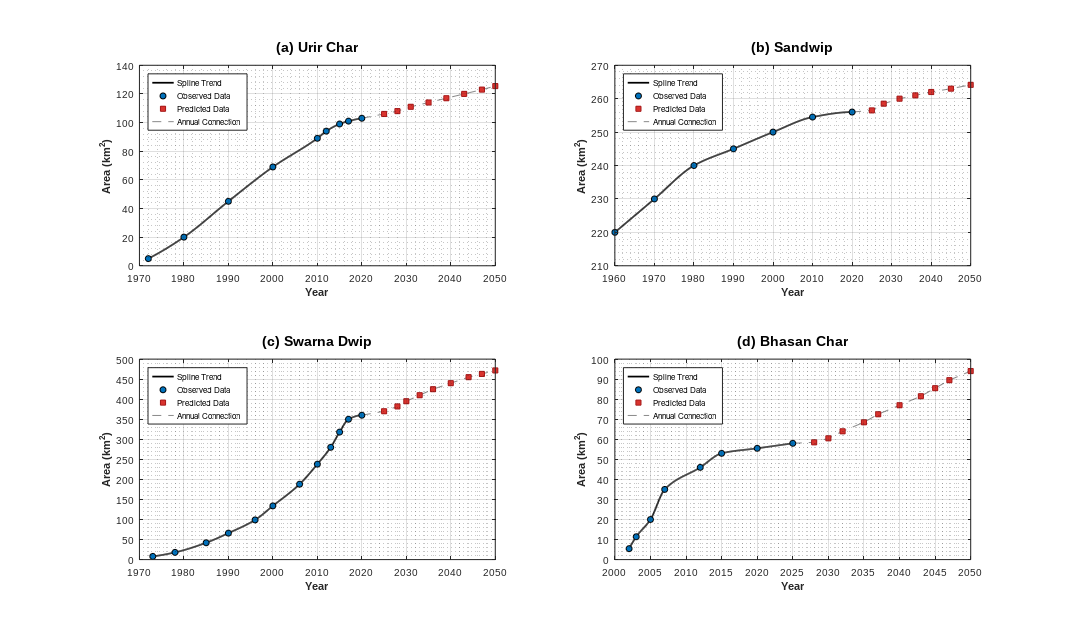

Source code (MATLAB):

clc;
clear;
close all;

%% ============================================================
% FOUR ISLANDS AREA EVOLUTION
% (a) Urir Char
% (b) Sandwip
% (c) Swarna Dwip
% (d) Bhasan Char
% =============================================================

%% URIR CHAR
yr1 = [1972 1980 1990 2000 2010 2012 2015 2017 2020];
ar1 = [5 20 45 69 89 94 99 101 103];

yp1 = [2025 2028 2031 2035 2039 2043 2047 2050];
ap1 = [106 108 111 114 117 120 123 125.48];

%% SANDWIP
yr2 = [1960 1970 1980 1990 2000 2010 2020];
ar2 = [220 230 240 245 250 254.5 256];

yp2 = [2025 2028 2032 2036 2040 2045 2050];
ap2 = [256.5 258.5 260 261 262 263 264.14];

%% SWARNA DWIP
yr3 = [1973 1978 1985 1990 1996 2000 2006 ...
       2010 2013 2015 2017 2020];
ar3 = [8 18 42 66 99 134 188 238 280 318 350 360];

yp3 = [2025 2028 2030 2033 2036 2040 2044 2047 2050];
ap3 = [370 382 395 410 425 440 455 463 471.75];

%% BHASAN CHAR
yr4 = [2002 2003 2005 2007 2012 2015 2020 2025];
ar4 = [5.46 11.40 20 35 46 53 55.50 58];

yp4 = [2028 2030 2032 2035 2037 2040 ...
       2043 2045 2047 2050];
ap4 = [58.5 60.5 64 68.5 72.5 77 ...
       81.5 85.5 89.5 94.04];

%% STORE DATA IN CELL ARRAYS
yearsObs = {yr1,yr2,yr3,yr4};
areasObs = {ar1,ar2,ar3,ar4};

yearsPred = {yp1,yp2,yp3,yp4};
areasPred = {ap1,ap2,ap3,ap4};

panelNames = {'(a) Urir Char','(b) Sandwip', ...
              '(c) Swarna Dwip','(d) Bhasan Char'};

xLimits = {[1970 2050],[1960 2050], ...
           [1970 2050],[2000 2050]};

yLimits = {[0 140],[210 270],[0 500],[0 100]};

xSteps = [10 10 10 5];
ySteps = [20 10 50 10];

%% CREATE FIGURE
fig = figure('Color','w', ...
    'Name','Four Island Area Evolution', ...
    'NumberTitle','off', ...
    'Position',[50 50 1450 850], ...
    'Visible','on');

%% DRAW ALL FOUR PANELS
for i = 1:4

    ax = subplot(2,2,i,'Parent',fig);
    hold(ax,'on');
    box(ax,'on');
    grid(ax,'on');

    xo = yearsObs{i};
    ao = areasObs{i};
    xp = yearsPred{i};
    ap = areasPred{i};

    % 1. Smooth observed trend
    xx = linspace(xo(1),xo(end),500);
    yy = interp1(xo,ao,xx,'pchip');

    hTrend = plot(ax,xx,yy,'k-', ...
        'LineWidth',1.7);

    % 2. Annual connection from observed endpoint
    xa = [xo(end),xp];
    ya = [ao(end),ap];

    hAnnual = plot(ax,xa,ya,'--', ...
        'Color',[0.55 0.55 0.55], ...
        'LineWidth',1.0);

    % 3. Observed points
    hObs = plot(ax,xo,ao,'o', ...
        'LineStyle','none', ...
        'MarkerSize',6, ...
        'MarkerFaceColor',[0 0.447 0.741], ...
        'MarkerEdgeColor','k');

    % 4. Predicted points
    hPred = plot(ax,xp,ap,'s', ...
        'LineStyle','none', ...
        'MarkerSize',5, ...
        'MarkerFaceColor',[0.85 0.20 0.18], ...
        'MarkerEdgeColor',[0.65 0.10 0.10]);

    % Axes formatting
    xlim(ax,xLimits{i});
    ylim(ax,yLimits{i});

    xticks(ax,xLimits{i}(1):xSteps(i):xLimits{i}(2));
    yticks(ax,yLimits{i}(1):ySteps(i):yLimits{i}(2));

    xlabel(ax,'Year','FontWeight','bold');
    ylabel(ax,'Area (km^2)','FontWeight','bold');

    title(ax,panelNames{i}, ...
        'FontWeight','bold','FontSize',14);

    set(ax,'FontName','Arial', ...
        'FontSize',10, ...
        'LineWidth',0.8, ...
        'Layer','top', ...
        'XMinorGrid','on', ...
        'YMinorGrid','on');

    legend(ax,[hTrend hObs hPred hAnnual], ...
        {'Spline Trend','Observed Data', ...
         'Predicted Data','Annual Connection'}, ...
        'Location','northwest', ...
        'FontSize',8, ...
        'Box','on');

    hold(ax,'off');

end

% Force MATLAB to render all four axes
drawnow;

% Save the complete figure
set(fig,'PaperPositionMode','auto');

print(fig,'Four_Island_Area_Evolution.png','-dpng','-r300');

disp('SUCCESS: All four island graphs have been generated.');
disp('Saved file: Four_Island_Area_Evolution.png');
